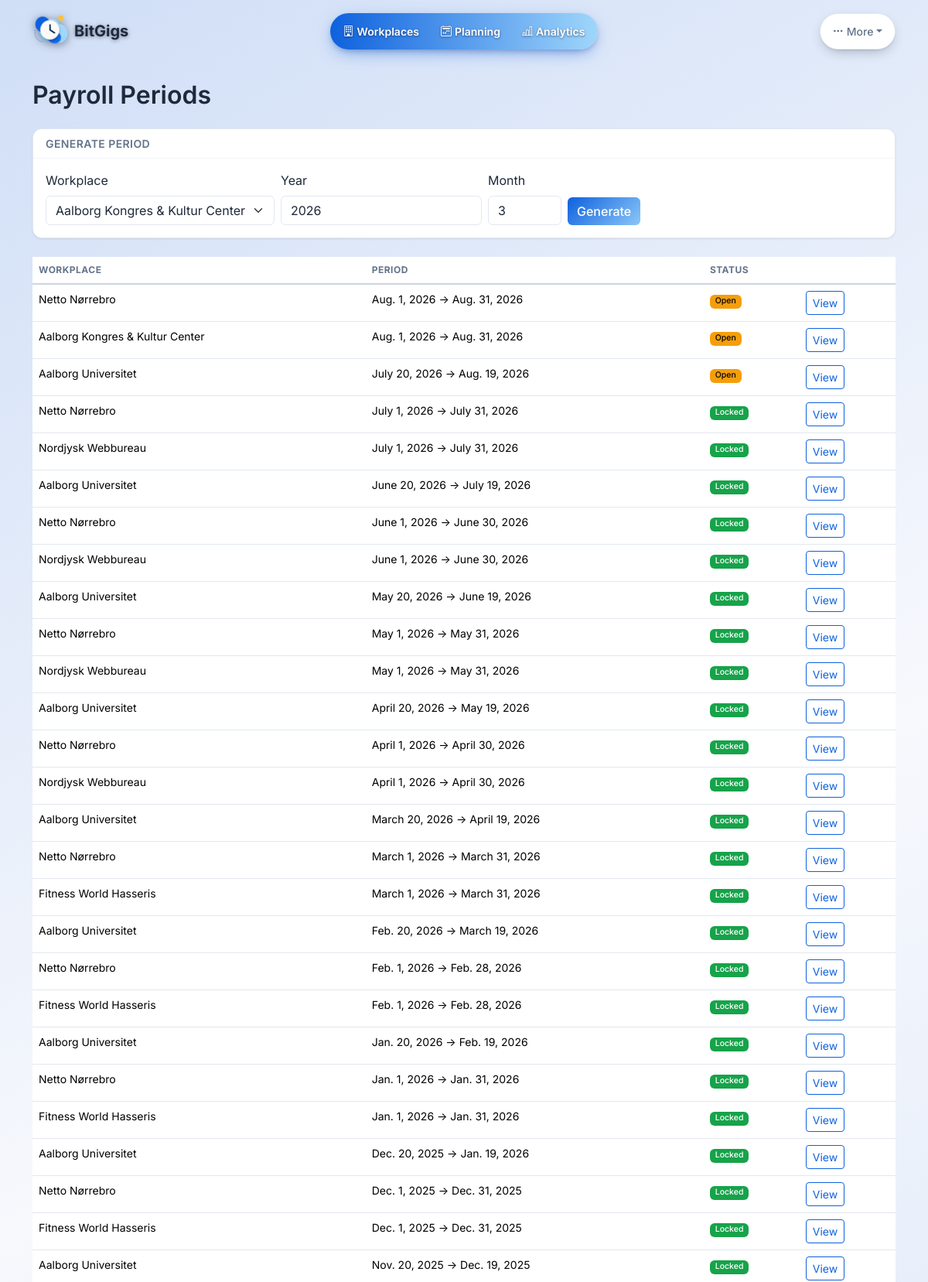
Screenshot of /payroll/periods/ (signed in, upper part) with the database file from the repository.
### apps/payroll/models.py (models this page shows, shortened)
class PayrollPeriod(models.Model):
    workplace = models.ForeignKey(
        Workplace,
        on_delete=models.CASCADE,
        related_name="payroll_periods",
    )
    start_date = models.DateField()
    end_date = models.DateField()
    is_locked = models.BooleanField(
        default=False,
        help_text="Lock period to prevent edits after payslip is finalized.",
    )
    created_at = models.DateTimeField(auto_now_add=True)
    updated_at = models.DateTimeField(auto_now=True)
    class Meta:
        ordering = ["-start_date"]
        unique_together = ["workplace", "start_date"]

### apps/workplaces/models.py (models this page shows, shortened)
class Workplace(models.Model):
    name = models.CharField(max_length=200)
    slug = models.SlugField(
        max_length=200, unique=True,
        help_text="URL-friendly short name. Auto-generated from name, but editable.",
    )
    icon = models.CharField(
        max_length=50, blank=True, default="",
        help_text="Bootstrap Icons class, e.g. 'bi-briefcase'.",
    )
    custom_icon = models.FileField(
        upload_to=workplace_icon_upload_to,
        blank=True,
        default="",
        help_text="Custom icon (PNG or SVG, max 512 KB).",
    )
    color = models.CharField(
        max_length=7, blank=True, default="",
        help_text="Background hex colour for the avatar circle, e.g. '#6366f1'.",
    )
    accent_color = models.CharField(
        max_length=7, blank=True, default="",
        help_text="Accent hex colour for icon tint and page theming.",
    )
    default_shift_start_time = models.TimeField(null=True, blank=True)
    default_shift_end_time = models.TimeField(null=True, blank=True)
    default_shift_break_minutes = models.PositiveIntegerField(default=0)
    default_shift_type = models.CharField(
        max_length=15,
        choices=[
            ("on_site", "On-site"),
            ("remote", "Remote"),
            ("sick_leave", "Sick leave"),
            ("paid_absence", "Paid absence"),
            ("vacation", "Vacation"),
        ],
        default="on_site",
    )
    created_at = models.DateTimeField(auto_now_add=True)
    updated_at = models.DateTimeField(auto_now=True)
    class Meta:
        ordering = ["name"]

### apps/payroll/views.py (the view)
# urls.py: path("periods/", views.PayrollPeriodListView.as_view(), name="period-list"),
class PayrollPeriodListView(View):
    def get(self, request):
        periods = PayrollPeriod.objects.select_related("workplace").all()[:50]
        workplaces = workplaces_active_today()
        return render(
            request,
            "payroll/period_list.html",
            {"periods": periods, "workplaces": workplaces},
        )

### apps/core/context_processors.py (called while the page is built, shortened)
def sso_status(request):
    from .sso import get_brand
    return {
        "sso_enabled": settings.SSO_ENABLED,
        "sso_provider_id": settings.SSO_PROVIDER_ID,
        "sso_brand": get_brand(),
    }

def onboarding_status(request):
    if getattr(request, "session", None) is not None and request.session.get("onboarding_complete"):
        return {"onboarding_complete": True, "setup_in_progress": False}

### apps/core/features.py (called while the page is built)
def get(key: str) -> Feature | None:
    return next((f for f in FEATURES if f.key == key), None)

def enabled_map(settings=None) -> dict[str, bool]:
    from .models import UserSettings
    settings = settings or UserSettings.load()
    return {f.key: bool(getattr(settings, f.setting, True)) for f in FEATURES}

def is_enabled(key: str, settings=None) -> bool:
    feature = get(key)
    if feature is None:
        return True  # an unknown key is not a switched-off one
    from .models import UserSettings
    settings = settings or UserSettings.load()
    return bool(getattr(settings, feature.setting, True))

def feature_for_view(view_name: str) -> Feature | None:
    if not view_name:
        return None
    best: Feature | None = None
    best_len = 0
    for feature in FEATURES:
        for prefix in feature.view_prefixes:
            if view_name.startswith(prefix) and len(prefix) > best_len:
                best, best_len = feature, len(prefix)
    return best

def blocked_feature(view_name: str, settings=None) -> Feature | None:
    feature = feature_for_view(view_name)
    if feature is None or is_enabled(feature.key, settings):
        return None
    return feature

### apps/core/models.py (called while the page is built)
    @classmethod
    def load(cls):
        obj, _ = cls.objects.get_or_create(pk=1)
        return obj

### apps/core/sso.py (called while the page is built)
def _parse_hex(value):
    raw = (value or "").strip().lstrip("#")
    if len(raw) == 3:
        raw = "".join(c * 2 for c in raw)
    if len(raw) != 6:
        return None
    try:
        return tuple(int(raw[i:i + 2], 16) for i in (0, 2, 4))
    except ValueError:
        return None

def _relative_luminance(rgb):
    def channel(value):
        c = value / 255
        return c / 12.92 if c <= 0.04045 else ((c + 0.055) / 1.055) ** 2.4
    r, g, b = (channel(v) for v in rgb)
    return 0.2126 * r + 0.7152 * g + 0.0722 * b

def _readable_text(rgb):
    background = _relative_luminance(rgb)
    on_light = (background + 0.05) / (_relative_luminance((30, 41, 59)) + 0.05)
    on_white = 1.05 / (background + 0.05)
    return _DARK_TEXT if on_light > on_white else _LIGHT_TEXT

### apps/payroll/templates/payroll/period_list.html (shortened to what this page needs)
{% extends "base.html" %}
{% block content %}
<div class="d-flex justify-content-between align-items-center mb-3">
  <h2>Payroll Periods</h2>
</div>
<div class="card mb-4">
  <div class="card-header">Generate Period</div>
  <div class="card-body">
    <form method="post" action="{% url 'payroll:period-generate' %}" class="row g-2 align-items-end">
      <div class="col-auto">
        <label class="form-label">Workplace</label>
        <select name="workplace" class="form-select" required>
          {% for wp in workplaces %}
            <option value="{{ wp.pk }}">{{ wp.name }}</option>
          {% endfor %}
        </select>
      </div>
      <div class="col-auto">
        <label class="form-label">Year</label>
        <input type="number" name="year" class="form-control" value="{{ current_year|default:"2026" }}">
      </div>
      <div class="col-auto">
        <label class="form-label">Month</label>
        <input type="number" name="month" class="form-control" min="1" max="12" value="{{ current_month|default:"3" }}">
      </div>
      <div class="col-auto">
        <button type="submit" class="btn btn-primary">Generate</button>
      </div>
    </form>
  </div>
</div>
<table class="table">
  <thead>
    <tr>
      <th>Workplace</th>
      <th>Period</th>
      <th>Status</th>
      <th></th>
    </tr>
  </thead>
  <tbody>
    {% for period in periods %}
    <tr>
      <td>{{ period.workplace.name }}</td>
      <td>{{ period.start_date }} → {{ period.end_date }}</td>
      <td>
        {% if period.is_locked %}
          <span class="badge bg-success">Locked</span>
        {% else %}
          <span class="badge text-bg-warning">Open</span>
        {% endif %}
      </td>
      <td>
        <a href="{% url 'payroll:period-detail' period.pk %}" class="btn btn-sm btn-outline-primary">View</a>
      </td>
    </tr>
    {% empty %}
    <tr><td colspan="4" class="text-muted">No payroll periods yet.</td></tr>
    {% endfor %}
  </tbody>
</table>
{% endblock %}

### rows the page displays
PayrollPeriod: workplace.name "Netto Nørrebro", start_date "Aug. 1, 2026", end_date "Aug. 31, 2026", is_locked "Open"
PayrollPeriod: workplace.name "Aalborg Kongres & Kultur Center", start_date "Aug. 1, 2026", end_date "Aug. 31, 2026", is_locked "Open"
PayrollPeriod: workplace.name "Aalborg Universitet", start_date "July 20, 2026", end_date "Aug. 19, 2026", is_locked "Open"
PayrollPeriod: workplace.name "Netto Nørrebro", start_date "July 1, 2026", end_date "July 31, 2026", is_locked "Locked"
PayrollPeriod: workplace.name "Nordjysk Webbureau", start_date "July 1, 2026", end_date "July 31, 2026", is_locked "Locked"
PayrollPeriod: workplace.name "Aalborg Universitet", start_date "June 20, 2026", end_date "July 19, 2026", is_locked "Locked"
PayrollPeriod: workplace.name "Netto Nørrebro", start_date "June 1, 2026", end_date "June 30, 2026", is_locked "Locked"
PayrollPeriod: workplace.name "Nordjysk Webbureau", start_date "June 1, 2026", end_date "June 30, 2026", is_locked "Locked"
PayrollPeriod: workplace.name "Aalborg Universitet", start_date "May 20, 2026", end_date "June 19, 2026", is_locked "Locked"
PayrollPeriod: workplace.name "Netto Nørrebro", start_date "May 1, 2026", end_date "May 31, 2026", is_locked "Locked"
PayrollPeriod: workplace.name "Nordjysk Webbureau", start_date "May 1, 2026", end_date "May 31, 2026", is_locked "Locked"
PayrollPeriod: workplace.name "Aalborg Universitet", start_date "April 20, 2026", end_date "May 19, 2026", is_locked "Locked"
PayrollPeriod: workplace.name "Netto Nørrebro", start_date "April 1, 2026", end_date "April 30, 2026", is_locked "Locked"
PayrollPeriod: workplace.name "Nordjysk Webbureau", start_date "April 1, 2026", end_date "April 30, 2026", is_locked "Locked"
PayrollPeriod: workplace.name "Aalborg Universitet", start_date "March 20, 2026", end_date "April 19, 2026", is_locked "Locked"
PayrollPeriod: workplace.name "Netto Nørrebro", start_date "March 1, 2026", end_date "March 31, 2026", is_locked "Locked"
PayrollPeriod: workplace.name "Fitness World Hasseris", start_date "March 1, 2026", end_date "March 31, 2026", is_locked "Locked"
PayrollPeriod: workplace.name "Aalborg Universitet", start_date "Feb. 20, 2026", end_date "March 19, 2026", is_locked "Locked"
PayrollPeriod: workplace.name "Netto Nørrebro", start_date "Feb. 1, 2026", end_date "Feb. 28, 2026", is_locked "Locked"
PayrollPeriod: workplace.name "Fitness World Hasseris", start_date "Feb. 1, 2026", end_date "Feb. 28, 2026", is_locked "Locked"
PayrollPeriod: workplace.name "Aalborg Universitet", start_date "Jan. 20, 2026", end_date "Feb. 19, 2026", is_locked "Locked"
PayrollPeriod: workplace.name "Netto Nørrebro", start_date "Jan. 1, 2026", end_date "Jan. 31, 2026", is_locked "Locked"
PayrollPeriod: workplace.name "Fitness World Hasseris", start_date "Jan. 1, 2026", end_date "Jan. 31, 2026", is_locked "Locked"
PayrollPeriod: workplace.name "Aalborg Universitet", start_date "Dec. 20, 2025", end_date "Jan. 19, 2026", is_locked "Locked"
PayrollPeriod: workplace.name "Netto Nørrebro", start_date "Dec. 1, 2025", end_date "Dec. 31, 2025", is_locked "Locked"
PayrollPeriod: workplace.name "Fitness World Hasseris", start_date "Dec. 1, 2025", end_date "Dec. 31, 2025", is_locked "Locked"
PayrollPeriod: workplace.name "Aalborg Universitet", start_date "Nov. 20, 2025", end_date "Dec. 19, 2025", is_locked "Locked"

### other values shown
form field workplace "Aalborg Kongres & Kultur Center"
